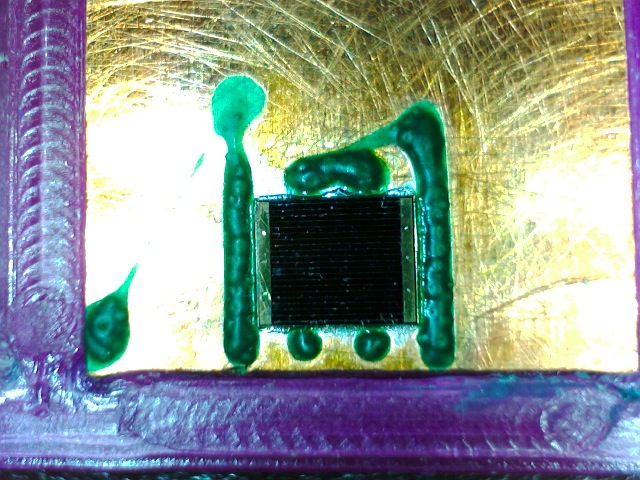
#> input picture src/c++/img1.jpg, 640 x 480 px, found by its file name
$ python wire_thresholding.py ../c++/img1.jpg
#> lines starting #> are read from the running program, lines starting #| are printed output that depends on the picture; after the words box and inside, x2 and y2 are one past the last pixel; in counts of white or black regions, pixels touching at a corner belong together
### src/python/contours.py
import numpy as np
import cv2


def cntr(img):

  ret,thresh = cv2.threshold(img,127,255,1)
  contours,h = cv2.findContours(thresh,1,2)
  for cnt in contours:
    approx = cv2.approxPolyDP(cnt,0.01*cv2.arcLength(cnt,True),True)
    print (len(approx))
    if len(approx)==5:
      print ("pentagon")
      cv2.drawContours(img,[cnt],0,255,-1)
    elif len(approx)==3:
      print ("triangle")
      cv2.drawContours(img,[cnt],0,(0,255,0),-1)
    elif len(approx)==4:
      print ("square")
      cv2.drawContours(img,[cnt],0,(0,0,255),-1)
    elif len(approx) == 9:
      print ("half-circle")
      cv2.drawContours(img,[cnt],0,(255,255,0),-1)
    elif len(approx) > 15:
      print ("circle")
      cv2.drawContours(img,[cnt],0,(0,255,255),-1)

  return(img)

### src/python/wire_thresholding.py
import cv2
import numpy as np
import contours as ors
import argparse

parser = argparse.ArgumentParser(description = "performs canny edge detection on a still image")
parser.add_argument("image", help = "give the name of a file in ../images/", type=str)
args = parser.parse_args()

def threshold(z):
#> called with z = '../c++/img1.jpg'
  img = cv2.imread("../../images/{0}".format(z))
#> img is the input picture: shape (480, 640, 3); mean B, G, R 144.4, 149.5, 137.3
  hsv = cv2.cvtColor(img, cv2.COLOR_BGR2HSV)
#> hsv: shape (480, 640, 3); mean H, S, V 71.1, 111.3, 170.7
  (hue, sat, val)  = cv2.split(hsv)
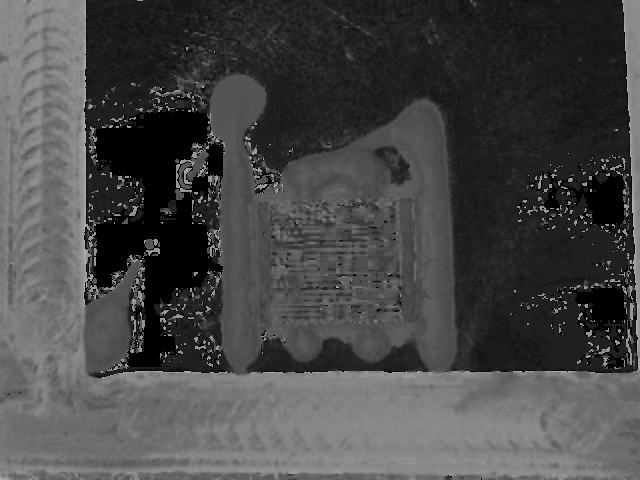
#> hue: shape (480, 640); min 0, max 179, mean 71.1
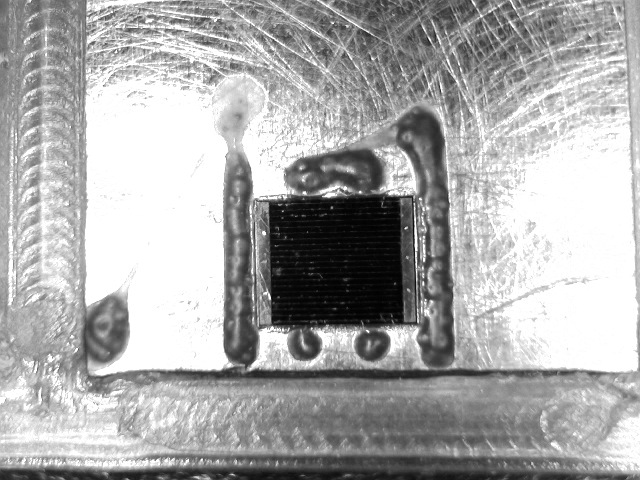
#> val: shape (480, 640); min 0, max 255, mean 170.7
  hf, hue  = cv2.threshold(hue, 0, 0, cv2.THRESH_BINARY)   #0,20
#> hue: shape (480, 640); every value is 0
  sf, sat  = cv2.threshold(sat, 100, 105, cv2.THRESH_BINARY)   #0,20
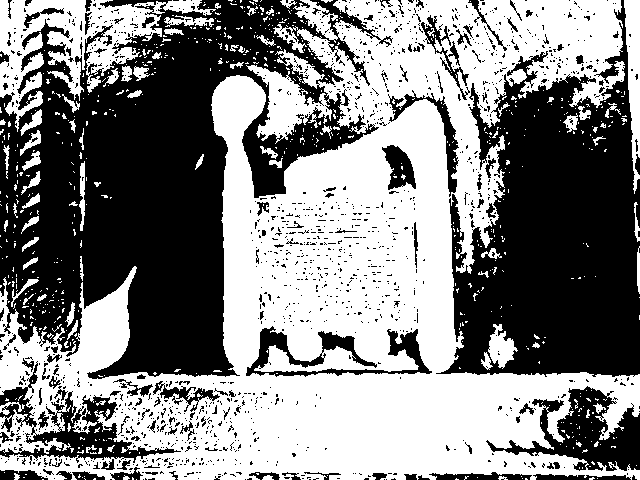
#> sat: shape (480, 640); values 0 (black) and 105 (white), 52.4% white; 1439 black regions (1322 under 20 px), largest, box (x1, y1, x2, y2) and area: (0, 0, 393, 379) 73480, (436, 0, 640, 377) 45450, (486, 386, 640, 471) 5461
  vf, val  = cv2.threshold(val, 0, 255, cv2.THRESH_BINARY)  #30,45
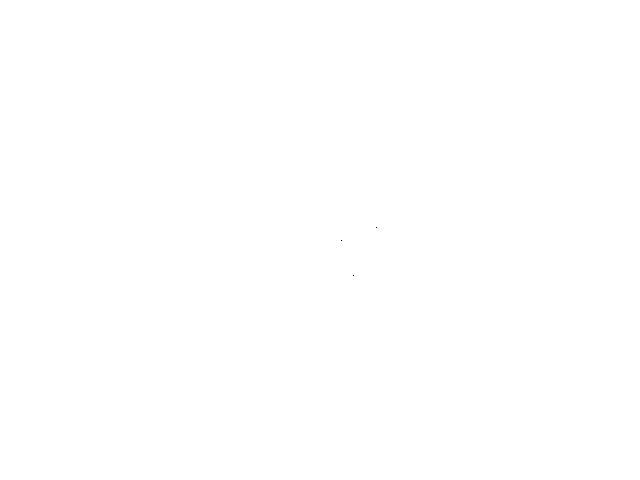
#> val: shape (480, 640); 100% white; black in thin lines or dots, all inside (x1, y1, x2, y2) = (341, 227, 377, 276)
  mrgd = cv2.merge([hue, sat, val])    #threshold for just the black square
#> mrgd: shape (480, 640, 3); mean H, S, V 0, 55, 255
  bgr = cv2.cvtColor(mrgd, cv2.COLOR_HSV2BGR)
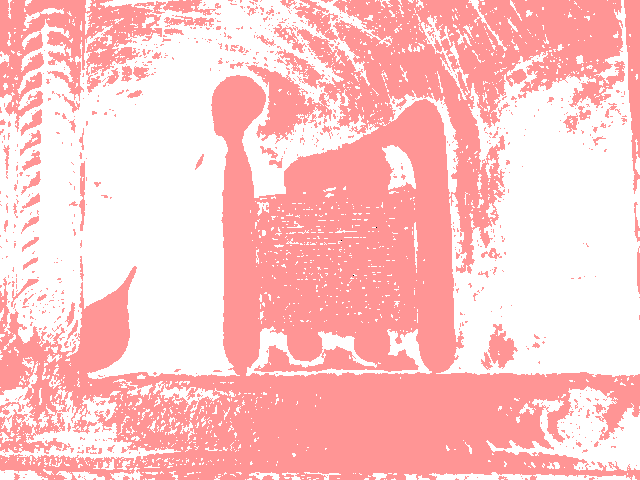
#> bgr: shape (480, 640, 3); mean B, G, R 199.5, 199.5, 255
  gray = cv2.cvtColor(bgr, cv2.COLOR_BGR2GRAY)
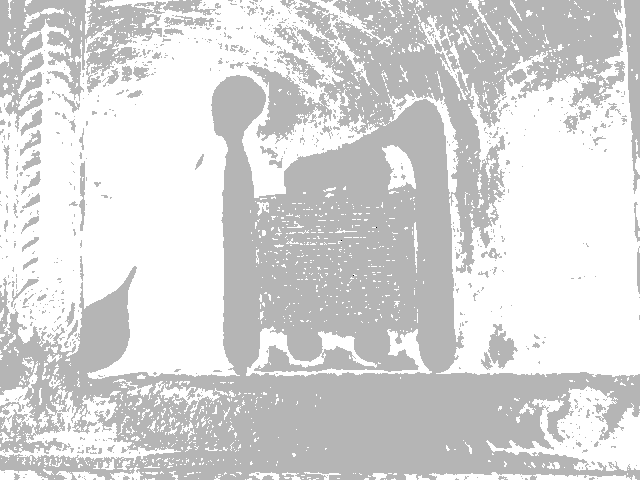
#> gray: shape (480, 640); min 0, max 255, mean 216.2
  blur = cv2.GaussianBlur(gray, (5,5), 0)
  mask = ors.cntr(gray)
#> in cntr, `contours,h = cv2.findContours(thresh,1,2)`: contours = 3 contours, all with area under 20; h = [[1, -1, -1, -1], [2, 0, -1, -1], [-1, 1, -1, -1]]
#> the loop in cntr, `for cnt in contours:` made 3 passes
#> approx on passes 1 to 3: [[353, 275]], [[341, 240]], [[376, 227]]
#| 1
#| 1
#| 1
  edges = cv2.Canny(mask,100,200)
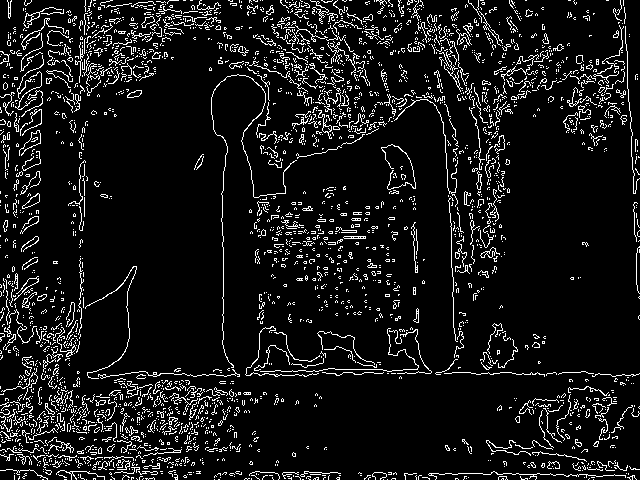
#> edges: shape (480, 640); 8.8% white in thin lines or dots
  cv2.imshow('mask',edges)
  cv2.imshow('hue',hue)
  cv2.imshow('sat',sat)
  cv2.imshow('val',val)

  cv2.imwrite("../../images/t-{0}".format(z), edges)
  if cv2.waitKey(0) & 0xff == 27:  #escape
#> (key Esc is pressed here)
     cv2.destroyAllWindows()

threshold(args.image)

$ run again, on src/c++/img3.jpg
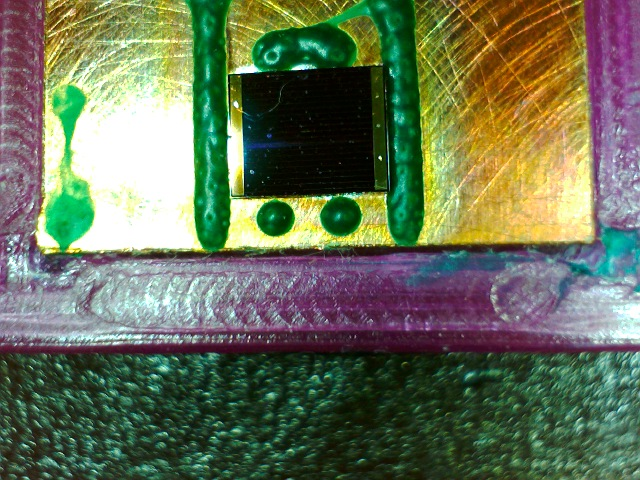
#> input picture src/c++/img3.jpg, 640 x 480 px, found by its file name
#> in threshold, img is the input picture: shape (480, 640, 3); mean B, G, R 86.3, 113.1, 102.8
#> hsv: shape (480, 640, 3); mean H, S, V 71.9, 131.5, 126.4
#> in threshold, `sf, sat  = cv2.threshold(sat, 100, 105, cv2.THRESH_BINARY)`:
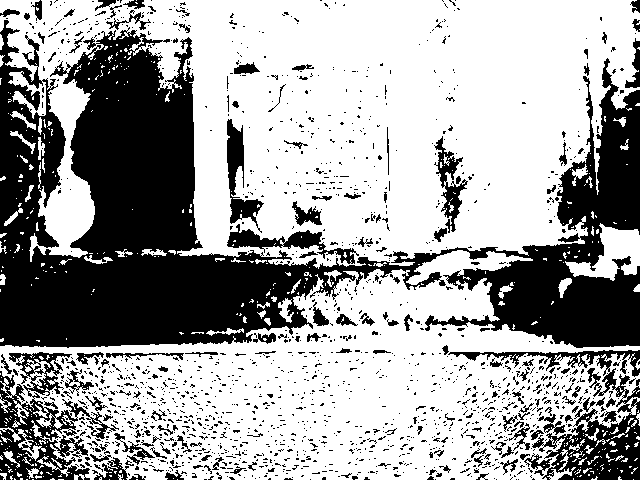
#> sat: shape (480, 640); values 0 (black) and 105 (white), 64% white; 1635 black regions (1492 under 20 px), largest, box (x1, y1, x2, y2) and area: (0, 20, 640, 348) 79807, (448, 350, 640, 480) 6477, (0, 352, 119, 480) 5547
#> mrgd: shape (480, 640, 3); mean H, S, V 0, 67.2, 255
#> thresh: shape (480, 640); 0% white in thin lines or dots, all inside (x1, y1, x2, y2) = (318, 128, 362, 174)
#> contours = 3 contours, all with area under 20; h = [[1, -1, -1, -1], [2, 0, -1, -1], [-1, 1, -1, -1]]
#> the loop in cntr, `for cnt in contours:` made 3 passes
#> approx on passes 1 to 3: [[326, 173]], [[360, 130], [361, 131]], [[318, 128]]
#> (printed output is left out)
#> in threshold, `edges = cv2.Canny(mask,100,200)`:
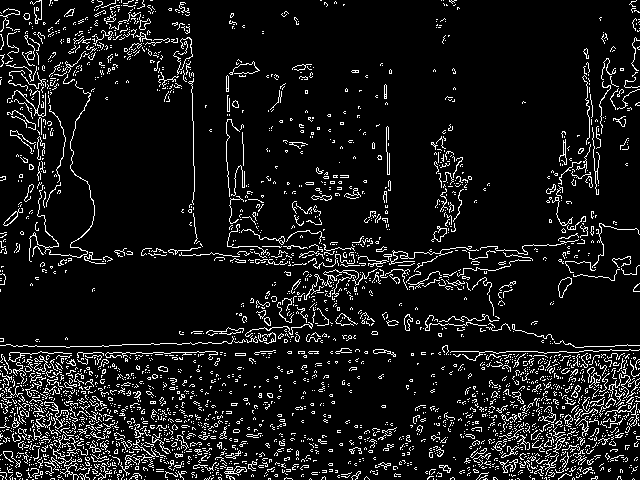
#> edges: shape (480, 640); 8.9% white in thin lines or dots

$ run again, on src/c++/img4.jpg
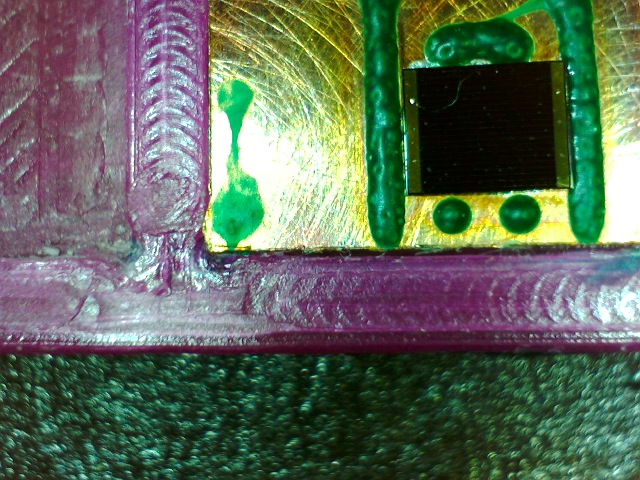
#> input picture src/c++/img4.jpg, 640 x 480 px, found by its file name
#> in threshold, img is the input picture: shape (480, 640, 3); mean B, G, R 89.1, 106.3, 93
#> hsv: shape (480, 640, 3); mean H, S, V 86.5, 124, 118.2
#> in threshold, `sf, sat  = cv2.threshold(sat, 100, 105, cv2.THRESH_BINARY)`:
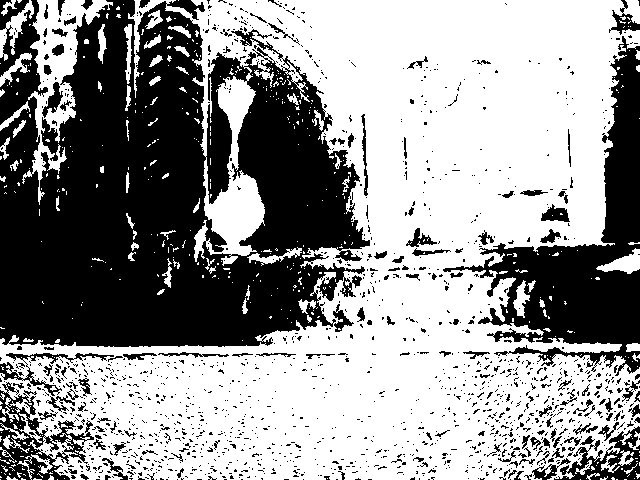
#> sat: shape (480, 640); values 0 (black) and 105 (white), 58.7% white; 1472 black regions (1343 under 20 px), largest, box (x1, y1, x2, y2) and area: (0, 0, 370, 347) 88276, (443, 36, 640, 376) 19567, (0, 382, 94, 480) 3303
#> mrgd: shape (480, 640, 3); mean H, S, V 0, 61.7, 255
#> contours = []; h = None
#> in threshold, `edges = cv2.Canny(mask,100,200)`:
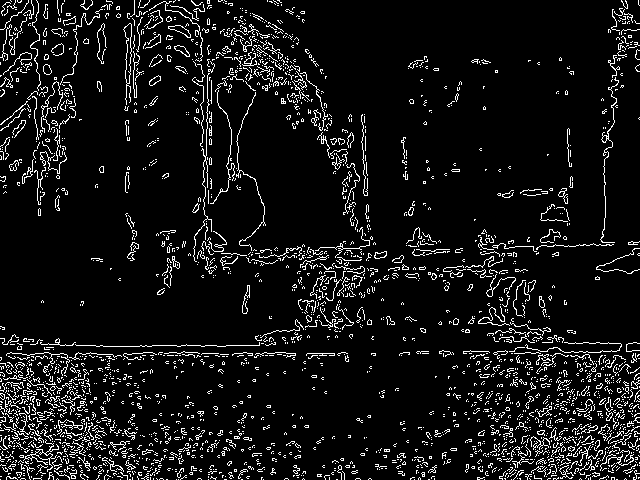
#> edges: shape (480, 640); 7.9% white in thin lines or dots
